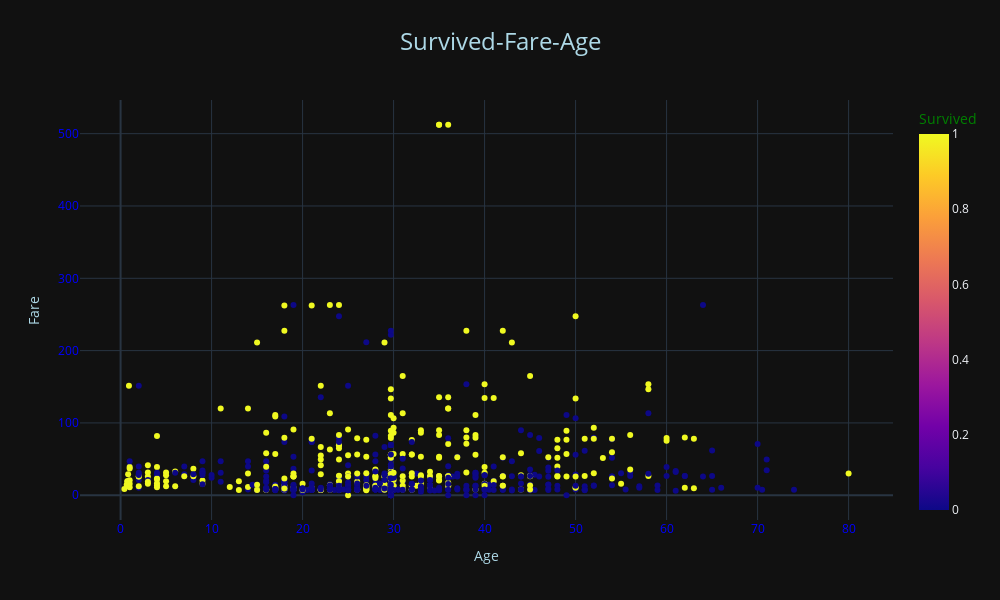

Notebook cell for this chart:
### Code cell
fig = px.scatter(clean_titanic_data, x="Age", y="Fare", color="Survived", 
                 title="Fare-Age", labels={"Age": "Age", "Fare": "Fare", "Survived": "Survived"},
                 template="plotly_dark")


fig.update_layout(
    title=dict(
        text="Survived-Fare-Age",
        font=dict(color="lightblue", size= 24),
        x=0.5  
    ),
    xaxis=dict(title=dict(text="Age", font=dict(color="lightblue"))),
    yaxis=dict(title=dict(text="Fare", font=dict(color="lightblue"))),
    
    width=1000,  
    height=600   
)
fig.update_layout(coloraxis_colorbar=dict(
    title_font_color="green"
))

fig.update_xaxes(tickfont_color='blue')
fig.update_yaxes(tickfont_color='blue')

fig.show()

### Figure 1 — Plotly figure (JSON) as saved in the notebook; plotly's stock layout.template omitted (floating-point values rounded to 4 significant figures; data arrays with more than 128 entries replaced by an {"elided": "..."} marker saying what was removed)
{"data": [{"hovertemplate": "Age=%{x}<br>Fare=%{y}<br>Survived=%{marker.color}<extra></extra>", "legendgroup": "", "marker": {"color": {"elided": "891 int values"}, "coloraxis": "coloraxis", "symbol": "circle"}, "mode": "markers", "name": "", "orientation": "v", "showlegend": false, "type": "scatter", "x": {"elided": "891 float values"}, "xaxis": "x", "y": {"elided": "891 float values"}, "yaxis": "y"}], "layout": {"coloraxis": {"colorbar": {"title": {"font": {"color": "green"}, "text": "Survived"}}, "colorscale": [[0, "#0d0887"], [0.1111, "#46039f"], [0.2222, "#7201a8"], [0.3333, "#9c179e"], [0.4444, "#bd3786"], [0.5556, "#d8576b"], [0.6667, "#ed7953"], [0.7778, "#fb9f3a"], [0.8889, "#fdca26"], [1, "#f0f921"]]}, "height": 600, "legend": {"tracegroupgap": 0}, "title": {"font": {"color": "lightblue", "size": 24}, "text": "Survived-Fare-Age", "x": 0.5}, "width": 1000, "xaxis": {"anchor": "y", "domain": [0, 1], "tickfont": {"color": "blue"}, "title": {"font": {"color": "lightblue"}, "text": "Age"}}, "yaxis": {"anchor": "x", "domain": [0, 1], "tickfont": {"color": "blue"}, "title": {"font": {"color": "lightblue"}, "text": "Fare"}}}}
